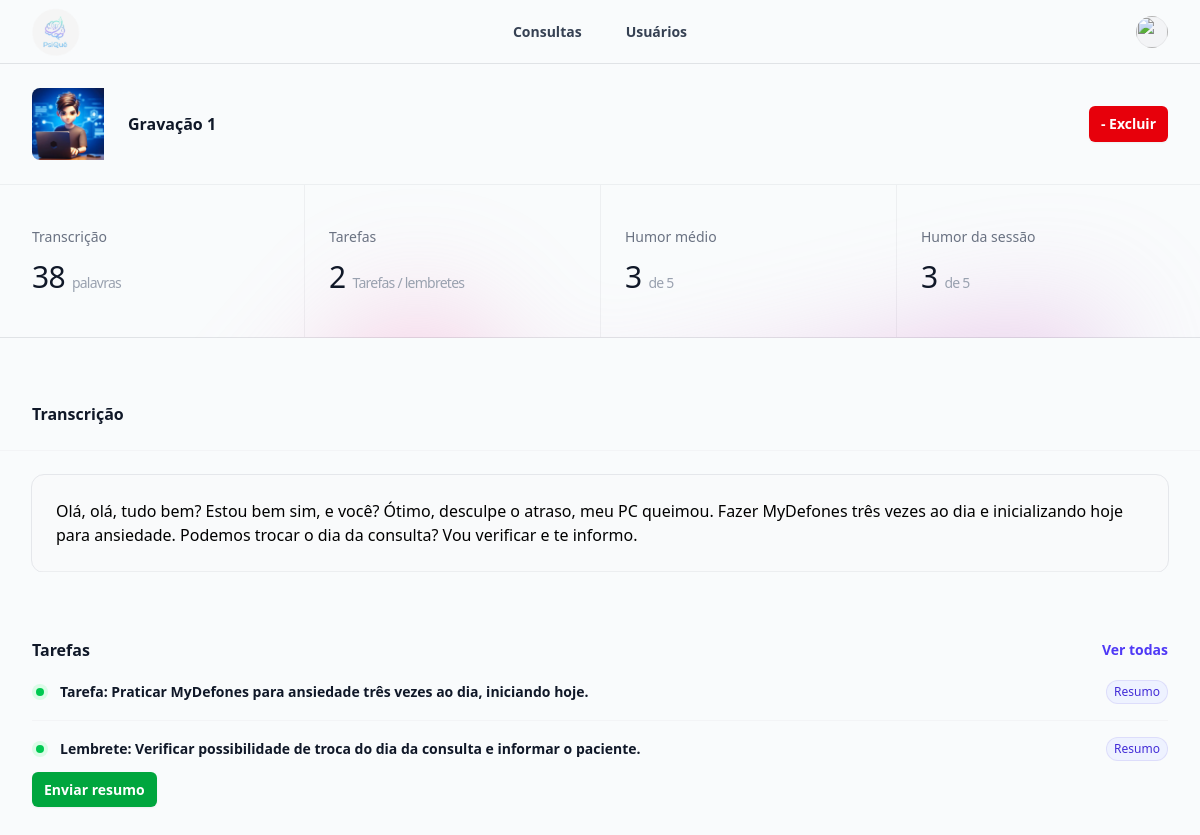
/consultas/gravacao/1, run on the app's committed database.
### consultas/models.py (models this page shows)
class Gravacoes(models.Model):
    video = models.FileField(upload_to='gravacoes')
    data = models.DateTimeField()
    transcrever = models.BooleanField(default=False)
    paciente = models.ForeignKey(Pacientes, on_delete=models.DO_NOTHING)
    humor = models.IntegerField(default=0)
    transcricao = models.TextField()
    resumo = models.JSONField(default=list, blank=True)
    segmentos = models.JSONField(default=list, blank=True)

### usuarios/models.py (models this page shows, shortened)
class Pacientes(models.Model):
    nome = models.CharField(max_length=64)
    descricao = models.TextField()
    foto = models.ImageField(upload_to='fotos')
    ativo = models.BooleanField(default=True)
    telefone = models.CharField(max_length=15, null=True, blank=True)

### consultas/views.py (the view)
# urls.py: path('gravacao/<int:id>', views.gravacao, name='gravacao'),
def gravacao(request, id):
    gravacao = get_object_or_404(Gravacoes, id=id)
    return render(request, 'gravacao.html', {'gravacao': gravacao})

### consultas/templatetags/consultas_filters.py (called while the page is built)
@register.filter
def count_words(text):
    return len(text.split())

### consultas/templates/gravacao.html (shortened to what this page needs)
{% extends "base.html" %}
{% load static %}
{% load consultas_filters %}
{% block 'body' %}
    <header class="absolute inset-x-0 top-0 z-50 flex h-16 border-b border-gray-900/10">
        <div class="mx-auto flex w-full max-w-7xl items-center justify-between px-4 sm:px-6 lg:px-8">
            <div class="flex flex-1 items-center gap-x-6">
                <img src="{% static 'logo.png' %}" alt="PsiQuê" class="h-12 w-auto" />
            </div>
            <nav class="hidden md:flex md:gap-x-11 md:text-sm/6 md:font-semibold md:text-gray-700">
                <a href="#">Consultas</a>
                <a href="#">Usuários</a>
            </nav>
            <div class="flex flex-1 items-center justify-end gap-x-8">
                <a href="#" class="-m-1.5 p-1.5">
                    <img src="https://images.unsplash.com/photo-1472099645785-5658abf4ff4e?ixlib=rb-1.2.1&ixid=eyJhcHBfaWQiOjEyMDd9&auto=format&fit=facearea&facepad=2&w=256&h=256&q=80"
                         alt=""
                         class="size-8 rounded-full bg-gray-100 outline -outline-offset-1 outline-black/5" />
                </a>
            </div>
        </div>
    </header>
    <main>
        <div class="relative isolate overflow-hidden pt-16">
            <header class="pt-6 pb-4 sm:pb-6">
                <div class="mx-auto flex max-w-7xl flex-wrap items-center gap-6 px-4 sm:flex-nowrap sm:px-6 lg:px-8">
                    <a href="{% url 'consultas' gravacao.paciente.id  %}"><img class="object-cover w-full rounded-t-lg h-18 md:h-auto md:w-18 md:rounded-none md:rounded-s-lg"
                             src="{{ gravacao.paciente.foto.url }}"
                             alt=""></a>
                    <h1 class="text-base/7 font-semibold text-gray-900">Gravação 1</h1>
                    <a href="#"
                       class="ml-auto flex items-center gap-x-1 rounded-md bg-red-600 px-3 py-2 text-sm font-semibold text-white shadow-xs hover:bg-red-500 focus-visible:outline-2 focus-visible:outline-offset-2 focus-visible:outline-indigo-600">
                        - Excluir
                    </a>
                </div>
            </header>
            <div class="border-b border-b-gray-900/10 lg:border-t lg:border-t-gray-900/5">
                <dl class="mx-auto grid max-w-7xl grid-cols-1 sm:grid-cols-2 lg:grid-cols-4 lg:px-2 xl:px-0">
                    <div class="flex flex-wrap items-baseline justify-between gap-x-4 gap-y-2 border-t border-gray-900/5 px-4 py-10 sm:px-6 lg:border-t-0 xl:px-8">
                        <dt class="text-sm/6 font-medium text-gray-500">Transcrição</dt>
                        <dd class="w-full flex-none text-3xl/10 font-medium tracking-tight text-gray-900">
                            {{ gravacao.transcricao|count_words }} <span class="text-sm text-gray-400">palavras</span>
                        </dd>
                    </div>
                    <div class="flex flex-wrap items-baseline justify-between gap-x-4 gap-y-2 border-t border-gray-900/5 px-4 py-10 sm:border-l sm:px-6 lg:border-t-0 xl:px-8">
                        <dt class="text-sm/6 font-medium text-gray-500">Tarefas</dt>
                        <dd class="w-full flex-none text-3xl/10 font-medium tracking-tight text-gray-900">
                            {{ gravacao.resumo|length }} <span class="text-sm text-gray-400">Tarefas / lembretes</span>
                        </dd>
                    </div>
                    <div class="flex flex-wrap items-baseline justify-between gap-x-4 gap-y-2 border-t border-gray-900/5 px-4 py-10 sm:px-6 lg:border-t-0 lg:border-l xl:px-8">
                        <dt class="text-sm/6 font-medium text-gray-500">Humor médio</dt>
                        <dd class="w-full flex-none text-3xl/10 font-medium tracking-tight text-gray-900">
                            3 <span class="text-sm text-gray-400">de 5</span>
                        </dd>
                    </div>
                    <div class="flex flex-wrap items-baseline justify-between gap-x-4 gap-y-2 border-t border-gray-900/5 px-4 py-10 sm:border-l sm:px-6 lg:border-t-0 xl:px-8">
                        <dt class="text-sm/6 font-medium text-gray-500">Humor da sessão</dt>
                        <dd class="w-full flex-none text-3xl/10 font-medium tracking-tight text-gray-900">
                            {{gravacao.humor}} <span class="text-sm text-gray-400">de 5</span>
                        </dd>
                    </div>
                </dl>
            </div>
            <div aria-hidden="true"
                 class="absolute top-full left-0 -z-10 mt-96 origin-top-left translate-y-40 -rotate-90 transform-gpu opacity-20 blur-3xl sm:left-1/2 sm:-mt-10 sm:-ml-96 sm:translate-y-0 sm:rotate-0 sm:opacity-50">
                <div style="clip-path: polygon(100% 38.5%, 82.6% 100%, 60.2% 37.7%, 52.4% 32.1%, 47.5% 41.8%, 45.2% 65.6%, 27.5% 23.4%, 0.1% 35.3%, 17.9% 0%, 27.7% 23.4%, 76.2% 2.5%, 74.2% 56%, 100% 38.5%)"
                     class="aspect-1154/678 w-288.5 bg-linear-to-br from-[#FF80B5] to-[#9089FC]"></div>
            </div>
        </div>
        <div class="space-y-16 py-16 xl:space-y-20">
            <div>
                <div class="mx-auto max-w-7xl px-4 sm:px-6 lg:px-8">
                    <h2 class="mx-auto max-w-2xl text-base font-semibold text-gray-900 lg:mx-0 lg:max-w-none">Transcrição</h2>
                </div>
                <div class="mt-6 overflow-hidden border-t border-gray-100">
                    <div class="mx-auto max-w-7xl px-4 sm:px-6 lg:px-8">
                        <div class="mx-auto mt-6 max-w-2xl lg:mx-0 lg:max-w-none">
                            <div class="overflow-hidden rounded-xl outline outline-gray-200 ">
                                <div class="flex items-center gap-x-4 border-b border-gray-900/5 bg-gray-50 p-6">
                                    {{gravacao.transcricao}}
                                </div>
                            </div>
                        </div>
                    </div>
                </div>
            </div>
            <div class="mx-auto max-w-7xl px-4 sm:px-6 lg:px-8">
                <div class="mx-auto max-w-2xl lg:mx-0 lg:max-w-none">
                    <div class="flex items-center justify-between">
                        <h2 class="text-base/7 font-semibold text-gray-900">Tarefas</h2>
                        <a href="#"
                           class="text-sm/6 font-semibold text-indigo-600 hover:text-indigo-500">Ver todas</a>
                    </div>
                    <ul role="list" class="divide-y divide-gray-100">
                        {% for tarefa in gravacao.resumo %}
                            <li class="relative flex items-center space-x-4 py-4">
                                <div class="min-w-0 flex-auto">
                                    <div class="flex items-center gap-x-3">
                                        <div class="flex-none rounded-full bg-green-100 p-1 text-green-500">
                                            <div class="size-2 rounded-full bg-current"></div>
                                        </div>
                                        <h2 class="min-w-0 text-sm/6 font-semibold text-gray-900">
                                            <a href="#" class="flex gap-x-2">{{ tarefa }}</a>
                                        </h2>
                                    </div>
                                </div>
                                <div class="flex-none rounded-full bg-indigo-50 px-2 py-1 text-xs font-medium text-indigo-700 inset-ring inset-ring-indigo-700/10">
                                    Resumo
                                </div>
                            </li>
                        {% endfor %}
                    </ul>
                </div>
                <a href="{% url 'send_message' gravacao.id %}" class="ml-auto cursor-pointer items-center gap-x-1 rounded-md bg-green-600 px-3 py-2 text-sm font-semibold text-white shadow-xs hover:bg-green-500 focus-visible:outline-2 focus-visible:outline-offset-2 focus-visible:outline-indigo-600">
                    Enviar resumo
                </a>
            </div>
        </div>
    </main>
{% endblock 'body' %}

### data on the page
Gravacoes: paciente.foto (picture), transcricao|count_words "38", resumo|length "2", humor "3", transcricao "Olá, olá, tudo bem? Estou bem sim, e você? Ótimo, desculpe o atraso, meu PC queimou. Fazer MyDefones três vezes ao dia e inicializando hoje para ansiedade. Podemos trocar o dia da consulta? Vou verificar e te informo."

### other printed values
{{ tarefa }} "Tarefa: Praticar MyDefones para ansiedade três vezes ao dia, iniciando hoje." "Lembrete: Verificar possibilidade de troca do dia da consulta e informar o paciente."
